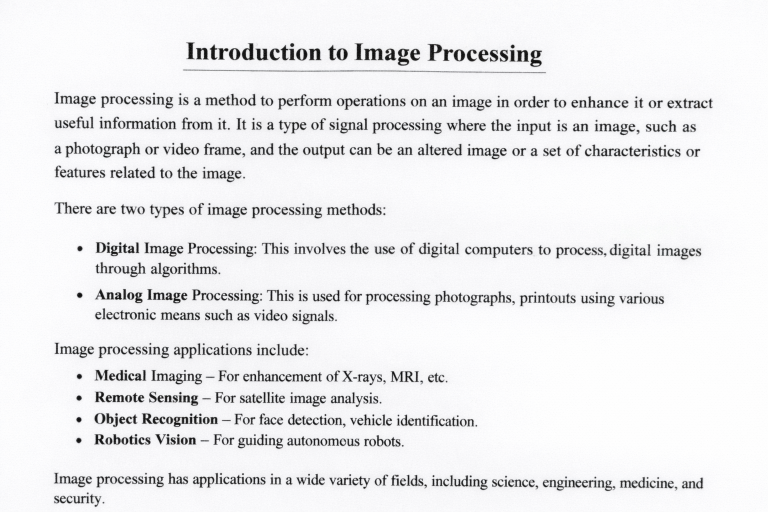
#> input picture Assignment-5/img.png, 1536 x 1024 px (shown at 1/2 size)
$ python main.py   (older library calls are emulated)
#> lines starting #> are read from the running program, lines starting #| are printed output that depends on the picture; after the words box and inside, x2 and y2 are one past the last pixel; in counts of white or black regions, pixels touching at a corner belong together; long printed decimals are rounded

import cv2
import numpy as np
import os
from skimage.metrics import structural_similarity as ssim

print("=== Intelligent Image Processing System Started ===")

# ---------- Load Image ----------
img = cv2.imread("img.png")
#> img is the input picture: shape (1024, 1536, 3); mean B, G, R 237.5, 236, 236

if img is None:
    print("Image not found!")
    exit()

img = cv2.resize(img, (512, 512))
#> img: shape (512, 512, 3)
gray = cv2.cvtColor(img, cv2.COLOR_BGR2GRAY)

# ---------- Create Output Folder ----------
os.makedirs("outputs", exist_ok=True)

# ---------- Noise Addition ----------
gaussian_noise = gray + np.random.normal(0, 25, gray.shape)
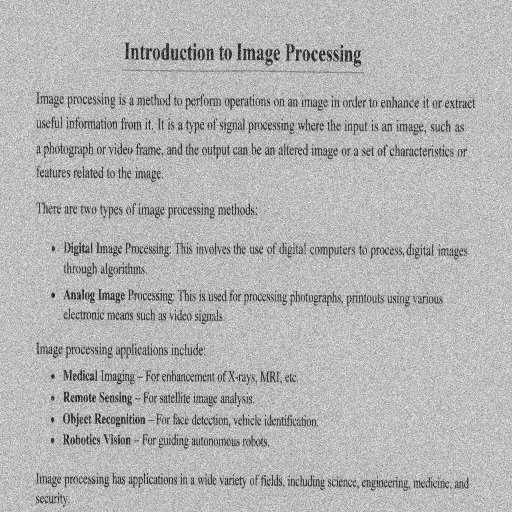
#> gaussian_noise: shape (512, 512) float64; min -63.7, max 358, mean 236.3; drawn with min black and max white
gaussian_noise = np.clip(gaussian_noise, 0, 255).astype(np.uint8)

sp_noise = gray.copy()
num = 1500
coords = [np.random.randint(0, i - 1, num) for i in gray.shape]
sp_noise[coords[0], coords[1]] = 255
#> sp_noise: shape (512, 512); min 8, max 255, mean 236.4

# ---------- Filtering ----------
mean_filter = cv2.blur(sp_noise, (5, 5))
median_filter = cv2.medianBlur(sp_noise, 5)
gaussian_filter = cv2.GaussianBlur(sp_noise, (5, 5), 0)

# ---------- Enhancement ----------
equalized = cv2.equalizeHist(gray)
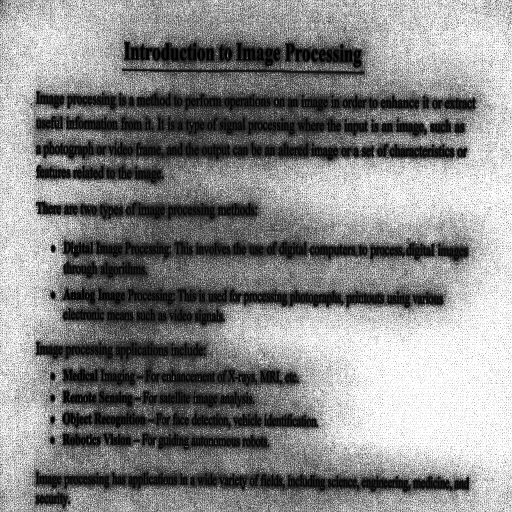
#> equalized: shape (512, 512); min 0, max 255, mean 135.8

# ---------- Segmentation ----------
_, global_thresh = cv2.threshold(equalized, 127, 255, cv2.THRESH_BINARY)
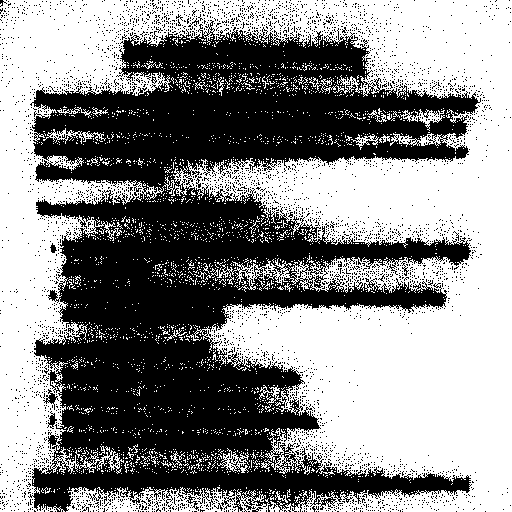
#> global_thresh: shape (512, 512); 54.5% white; 3963 black regions (3949 under 20 px), largest, box (x1, y1, x2, y2) and area: (28, 20, 481, 512) 112156, (43, 389, 59, 410) 99, (47, 411, 57, 429) 74
_, otsu_thresh = cv2.threshold(equalized, 0, 255, cv2.THRESH_BINARY + cv2.THRESH_OTSU)

# ---------- Morphology ----------
kernel = np.ones((3, 3), np.uint8)
dilation = cv2.dilate(otsu_thresh, kernel, iterations=1)
#> dilation: shape (512, 512); 72% white; 257 black regions (243 under 20 px), largest, box (x1, y1, x2, y2) and area: (37, 197, 469, 461) 38870, (35, 85, 477, 186) 21632, (35, 465, 468, 510) 6422
erosion = cv2.erode(otsu_thresh, kernel, iterations=1)
#> erosion: shape (512, 512); 35.3% white; 602 white regions (569 under 20 px), largest, box (x1, y1, x2, y2) and area: (218, 0, 512, 512) 65773, (0, 0, 129, 512) 23186, (398, 496, 435, 512) 228

# ---------- Edge Detection ----------
sobel = cv2.Sobel(gray, cv2.CV_64F, 1, 1)
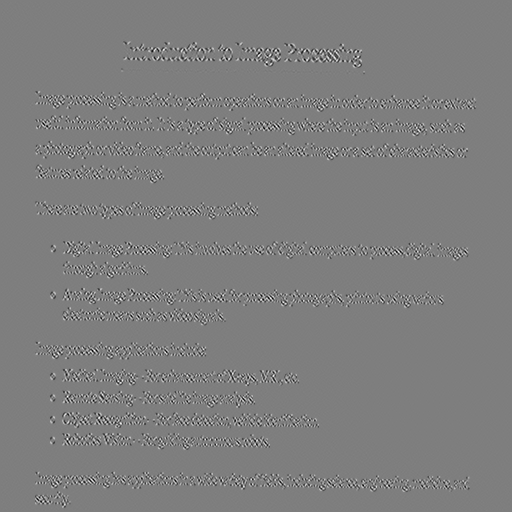
#> sobel: shape (512, 512) float64; min -408, max 414, mean 0; drawn with min black and max white
canny = cv2.Canny(gray, 100, 200)
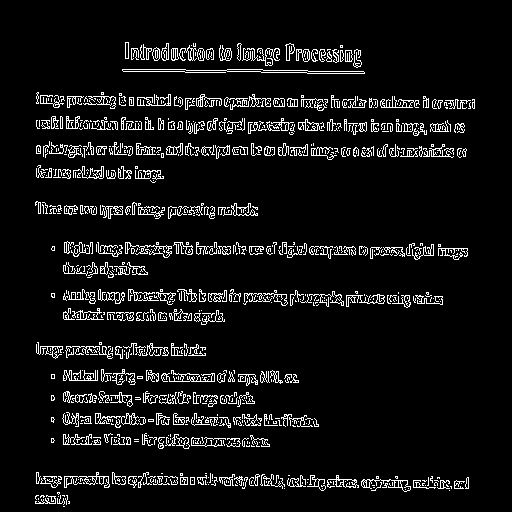
#> canny: shape (512, 512); 7.3% white in thin lines or dots, all inside (x1, y1, x2, y2) = (35, 42, 475, 507)

# ---------- Feature Extraction ----------
orb = cv2.ORB_create()
kp, des = orb.detectAndCompute(gray, None)
#> kp = 500 keypoints; strongest (x, y, size): (261, 58, 31), (167, 58, 31), (346, 51, 31), (132, 49, 31)
feature_img = cv2.drawKeypoints(img, kp, None)
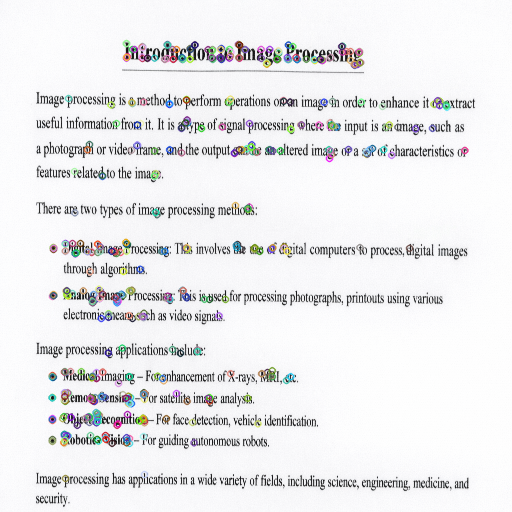
#> feature_img: shape (512, 512, 3); mean B, G, R 236, 234.5, 234.4

# ---------- Evaluation Metrics ----------
def mse(img1, img2):
    return np.mean((img1 - img2) ** 2)

mse_val = mse(gray, equalized)
#> mse_val = 89.28
psnr = 10 * np.log10((255 ** 2) / mse_val)
#> psnr = 28.62
ssim_val = ssim(gray, equalized)
#> ssim_val = 0.172

print("\n--- Metrics ---")
print("MSE :", mse_val)
#| MSE : 89.279
print("PSNR:", psnr)
#| PSNR: 28.623
print("SSIM:", ssim_val)
#| SSIM: 0.172

# ---------- Save Outputs ----------
cv2.imwrite("outputs/original.jpg", gray)
cv2.imwrite("outputs/noisy.jpg", sp_noise)
cv2.imwrite("outputs/mean.jpg", mean_filter)
cv2.imwrite("outputs/median.jpg", median_filter)
cv2.imwrite("outputs/gaussian.jpg", gaussian_filter)
cv2.imwrite("outputs/enhanced.jpg", equalized)
cv2.imwrite("outputs/global.jpg", global_thresh)
cv2.imwrite("outputs/otsu.jpg", otsu_thresh)
cv2.imwrite("outputs/dilation.jpg", dilation)
cv2.imwrite("outputs/erosion.jpg", erosion)
cv2.imwrite("outputs/sobel.jpg", sobel)
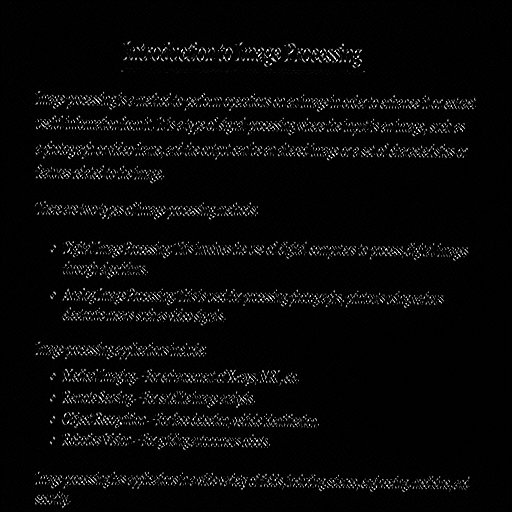
#> saved as sobel.jpg: shape (512, 512); min 0, max 255, mean 8.2
cv2.imwrite("outputs/canny.jpg", canny)
cv2.imwrite("outputs/features.jpg", feature_img)

print("\nAll outputs saved successfully ✔")
